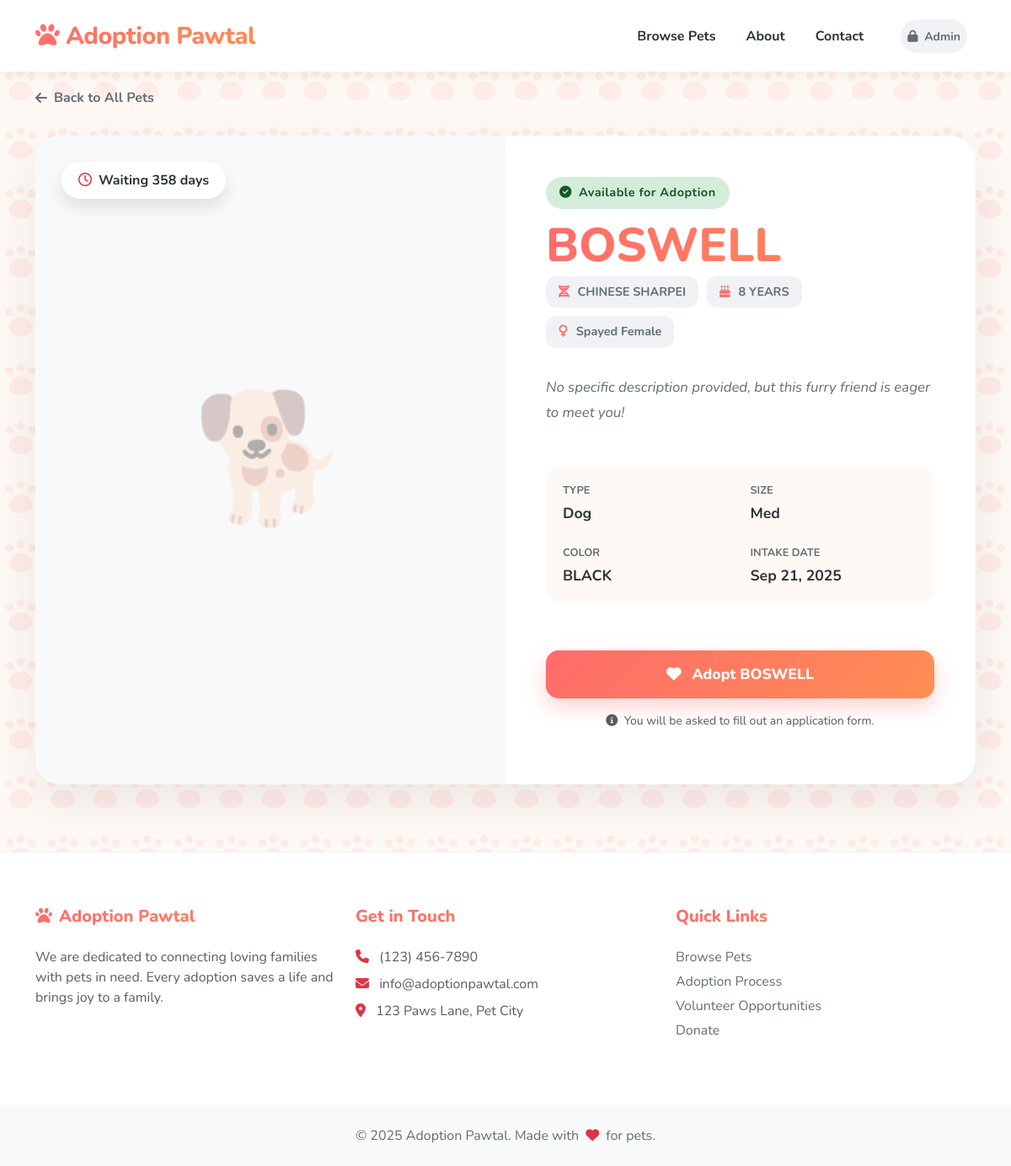
Screenshot of /pet-details.php?id=A427950 with the database file from the repository.
### tables this page shows
CREATE TABLE `pets` (
  `animal_id` varchar(20) NOT NULL,
  `intake_type` varchar(50) NOT NULL,
  `intake_date` date NOT NULL,
  `pet_name` varchar(100) NOT NULL,
  `animal_type` varchar(50) NOT NULL,
  `pet_age` varchar(50) NOT NULL,
  `pet_size` varchar(20) NOT NULL,
  `color` varchar(100) NOT NULL,
  `breed` varchar(100) NOT NULL,
  `sex` char(1) NOT NULL,
  `adoption_status` enum('Available','Pending','Reserved','Trial') DEFAULT 'Available',
  `photo_path` varchar(255) DEFAULT NULL,
  `description` text DEFAULT NULL,
  `created_at` timestamp NOT NULL DEFAULT current_timestamp()
);

### public/pet-details.php (the view, shortened to what this page needs)
<?php
require_once '../config/database.php';
$animal_id = $_GET['id'] ?? '';
$stmt = $pdo->prepare("SELECT * FROM pets WHERE animal_id = ?");
$stmt->execute([$animal_id]);
$pet = $stmt->fetch();
$is_available = $pet['adoption_status'] === 'Available';
function daysInShelter($intake_date) {
    $intake = new DateTime($intake_date);
    $now = new DateTime();
    $diff = $now->diff($intake);
    return $diff->days;
}
$days = daysInShelter($pet['intake_date']);
?>
<!DOCTYPE html>
<html lang="en">
<head>
    <link href="https://cdn.jsdelivr.net/npm/bootstrap@5.3.0/dist/css/bootstrap.min.css" rel="stylesheet">
    <link rel="stylesheet" href="https://cdnjs.cloudflare.com/ajax/libs/font-awesome/6.4.0/css/all.min.css">
</head>
<body>
    <nav class="navbar navbar-expand-lg fixed-top">
        <div class="container">
            <a class="navbar-brand" href="index.php">
                <i class="fas fa-paw me-2"></i>Adoption Pawtal
            </a>
            <div class="collapse navbar-collapse" id="navbarNav">
                <ul class="navbar-nav ms-auto align-items-center">
                    <li class="nav-item">
                        <a class="nav-link" href="index.php">Browse Pets</a>
                    </li>
                    <li class="nav-item">
                        <a class="nav-link" href="index.php#about">About</a>
                    </li>
                    <li class="nav-item">
                        <a class="nav-link" href="index.php#contact">Contact</a>
                    </li>
                    <li class="nav-item ms-lg-3">
                        <a class="nav-link btn-admin" href="../admin/login.php">
                            <small><i class="fas fa-lock me-1"></i> Admin</small>
                        </a>
                    </li>
                </ul>
            </div>
        </div>
    </nav>
    <div class="container">
        <div class="mt-4 mb-2">
            <a href="index.php" class="back-link">
                <i class="fas fa-arrow-left me-2"></i> Back to All Pets
            </a>
        </div>
        <div class="profile-card">
            <div class="row g-0">
                <div class="col-lg-6">
                    <div class="pet-image-container d-flex align-items-center justify-content-center">
                        <div class="floating-days-badge">
                            <i class="far fa-clock text-danger me-2"></i>Waiting <?= $days ?> days
                        </div>
                        <?php if ($pet['photo_path'] && file_exists('../' . $pet['photo_path'])): ?>
                            <img src="../<?= htmlspecialchars($pet['photo_path']) ?>" class="pet-main-img" alt="<?= htmlspecialchars($pet['pet_name']) ?>">
                        <?php else: ?>
                            <span style="font-size: 150px; opacity: 0.3;">
                                <?php
                                echo match($pet['animal_type']) {
                                    'DOG' => '🐕',
                                    'CAT' => '🐱',
                                    'BIRD' => '🦜',
                                    default => '🐾'
                                };
                                ?>
                            </span>
                        <?php endif; ?>
                    </div>
                </div>
                <div class="col-lg-6">
                    <div class="pet-info-container h-100 d-flex flex-column">
                        <div>
                            <?php if ($is_available): ?>
                                <span class="status-badge status-available">
                                    <i class="fas fa-check-circle me-2"></i>Available for Adoption
                                </span>
                            <?php else: ?>
                                <span class="status-badge status-unavailable">
                                    <i class="fas fa-exclamation-circle me-2"></i><?= htmlspecialchars($pet['adoption_status']) ?>
                                </span>
                            <?php endif; ?>
                            <h1 class="pet-title-name"><?= htmlspecialchars($pet['pet_name']) ?></h1>
                            <div class="pet-meta-badges">
                                <div class="meta-badge">
                                    <i class="fas fa-dna"></i> <?= htmlspecialchars($pet['breed']) ?>
                                </div>
                                <div class="meta-badge">
                                    <i class="fas fa-birthday-cake"></i> <?= htmlspecialchars($pet['pet_age']) ?>
                                </div>
                                <div class="meta-badge">
                                    <?php
                                    $sex_icon = match($pet['sex']) {
                                        'M', 'N' => 'fa-mars',
                                        'F', 'S' => 'fa-venus',
                                        default => 'fa-genderless'
                                    };
                                    ?>
                                    <i class="fas <?= $sex_icon ?>"></i>
                                    <?php
                                    $sex_display = match($pet['sex']) {
                                        'M' => 'Male',
                                        'F' => 'Female',
                                        'N' => 'Neutered Male',
                                        'S' => 'Spayed Female',
                                        'U' => 'Unknown',
                                        default => $pet['sex']
                                    };
                                    echo htmlspecialchars($sex_display);
                                    ?>
                                </div>
                            </div>
                        </div>
                        <div class="description-box">
                            <?php if ($pet['description']): ?>
                                <p><?= nl2br(htmlspecialchars($pet['description'])) ?></p>
                            <?php else: ?>
                                <p class="fst-italic">No specific description provided, but this furry friend is eager to meet you!</p>
                            <?php endif; ?>
                        </div>
                        <div class="info-grid mt-auto">
                            <div class="info-item">
                                <span class="info-label">Type</span>
                                <span class="info-value"><?= ucfirst(strtolower($pet['animal_type'])) ?></span>
                            </div>
                            <div class="info-item">
                                <span class="info-label">Size</span>
                                <span class="info-value"><?= ucfirst(strtolower($pet['pet_size'])) ?></span>
                            </div>
                            <div class="info-item">
                                <span class="info-label">Color</span>
                                <span class="info-value"><?= htmlspecialchars($pet['color']) ?></span>
                            </div>
                            <div class="info-item">
                                <span class="info-label">Intake Date</span>
                                <span class="info-value"><?= date('M j, Y', strtotime($pet['intake_date'])) ?></span>
                            </div>
                        </div>
                        <div class="mt-4">
                            <?php if ($is_available): ?>
                                <a href="apply.php?pet_id=<?= htmlspecialchars($pet['animal_id']) ?>" class="btn btn-gradient">
                                    <i class="fas fa-heart me-2"></i> Adopt <?= htmlspecialchars($pet['pet_name']) ?>
                                </a>
                                <p class="text-center text-muted mt-3 small">
                                    <i class="fas fa-info-circle me-1"></i> You will be asked to fill out an application form.
                                </p>
                            <?php else: ?>
                                <div class="alert alert-warning border-0 shadow-sm">
                                    <strong>Not Available:</strong> This pet is currently not available.
                                </div>
                            <?php endif; ?>
                        </div>
                    </div>
                </div>
            </div>
        </div>
    </div>
    <footer>
        <div class="container">
            <div class="row">
                <div class="col-md-4 mb-4">
                    <h5 class="footer-title"><i class="fas fa-paw me-2"></i>Adoption Pawtal</h5>
                    <p class="text-muted">We are dedicated to connecting loving families with pets in need. Every adoption saves a life and brings joy to a family.</p>
                </div>
                <div class="col-md-4 mb-4">
                    <h5 class="footer-title">Get in Touch</h5>
                    <ul class="list-unstyled text-muted">
                        <li class="mb-2"><i class="fas fa-phone me-2 text-danger"></i> (123) 456-7890</li>
                        <li class="mb-2"><i class="fas fa-envelope me-2 text-danger"></i> info@adoptionpawtal.com</li>
                        <li class="mb-2"><i class="fas fa-map-marker-alt me-2 text-danger"></i> 123 Paws Lane, Pet City</li>
                    </ul>
                </div>
                <div class="col-md-4 mb-4">
                    <h5 class="footer-title">Quick Links</h5>
                    <div class="footer-links">
                        <a href="index.php">Browse Pets</a>
                        <a href="#">Adoption Process</a>
                        <a href="#">Volunteer Opportunities</a>
                        <a href="#">Donate</a>
                    </div>
                </div>
            </div>
        </div>
        <div class="copyright text-center">
            <div class="container">
                <p class="mb-0">&copy; 2025 Adoption Pawtal. Made with <i class="fas fa-heart text-danger mx-1"></i> for pets.</p>
            </div>
        </div>
    </footer>
</body>
</html>

### public/pet-details.php (style rules this page uses)
:root { --brand-gradient: linear-gradient(135deg, #FF6B6B 0%, #FF8E53 100%); --secondary-gradient: linear-gradient(135deg, #4facfe 0%, #00f2fe 100%); --primary-color: #FF6B6B; --secondary-color: #FF8E53; --text-dark: #2d3436; --text-muted: #636e72; --bg-soft: #fff9f5; }
body { font-family: 'Nunito', sans-serif; background-color: var(--bg-soft); background-image: var(--paw-pattern); color: var(--text-dark); padding-top: 80px; }
.navbar { background: rgba(255, 255, 255, 0.95) !important; backdrop-filter: blur(10px); box-shadow: 0 4px 20px rgba(0,0,0,0.05); padding: 1rem 0; }
.navbar-brand { font-weight: 800; font-size: 1.8rem; background: var(--brand-gradient); -webkit-background-clip: text; -webkit-text-fill-color: transparent; letter-spacing: -0.5px; }
.nav-link { font-weight: 700; color: var(--text-dark) !important; margin: 0 10px; transition: color 0.3s; }
.btn-admin { background-color: #f1f2f6; border-radius: 50px; padding: 8px 20px; color: var(--text-muted) !important; }
.profile-card { background: white; border-radius: 30px; overflow: hidden; box-shadow: 0 20px 60px rgba(0,0,0,0.08); margin-top: 2rem; border: 1px solid rgba(0,0,0,0.02); }
.pet-image-container { height: 100%; min-height: 500px; background-color: #f8f9fa; position: relative; }
.pet-info-container { padding: 3rem; }
.status-badge { padding: 8px 16px; border-radius: 50px; font-weight: 700; font-size: 0.9rem; letter-spacing: 0.5px; display: inline-block; margin-bottom: 1rem; }
.status-available { background: #d4edda; color: #155724; }
.pet-title-name { font-size: 3.5rem; font-weight: 800; margin-bottom: 0.5rem; line-height: 1; background: var(--brand-gradient); -webkit-background-clip: text; -webkit-text-fill-color: transparent; }
.pet-meta-badges { display: flex; gap: 10px; margin-bottom: 2rem; flex-wrap: wrap; }
.meta-badge { background: #f1f2f6; padding: 8px 15px; border-radius: 12px; font-weight: 700; font-size: 0.9rem; color: var(--text-muted); }
.meta-badge i { color: var(--primary-color); margin-right: 6px; }
.info-grid { display: grid; grid-template-columns: repeat(2, 1fr); gap: 1.5rem; margin: 2rem 0; background: #fff9f5; padding: 20px; border-radius: 20px; }
.info-item { display: flex; flex-direction: column; }
.info-label { font-size: 0.8rem; text-transform: uppercase; color: var(--text-muted); font-weight: 700; margin-bottom: 4px; }
.info-value { font-weight: 700; color: var(--text-dark); font-size: 1.1rem; }
.description-box { color: var(--text-muted); line-height: 1.8; margin-bottom: 2rem; font-size: 1.05rem; }
.btn-gradient { background: var(--brand-gradient); border: none; color: white; border-radius: 15px; padding: 15px 30px; font-weight: 800; font-size: 1.1rem; box-shadow: 0 10px 25px rgba(255, 107, 107, 0.3); transition: all 0.3s ease; width: 100%; display: block; text-align: center; text-decoration: none; }
.back-link { color: var(--text-muted); text-decoration: none; font-weight: 700; display: inline-flex; align-items: center; transition: all 0.3s; }
.floating-days-badge { position: absolute; top: 30px; left: 30px; background: rgba(255,255,255,0.95); padding: 10px 20px; border-radius: 30px; font-weight: 700; box-shadow: 0 10px 20px rgba(0,0,0,0.1); z-index: 2; }
footer { background: white; color: var(--text-dark); padding-top: 4rem; margin-top: 5rem; border-top: 1px solid rgba(0,0,0,0.05); }
.footer-title { font-weight: 800; margin-bottom: 1.5rem; background: var(--brand-gradient); -webkit-background-clip: text; -webkit-text-fill-color: transparent; }
.footer-links a { color: var(--text-muted); text-decoration: none; margin-bottom: 5px; display: block; }
.copyright { background: #f8f9fa; padding: 1.5rem 0; margin-top: 3rem; color: var(--text-muted); }

### rows the page displays
pets: intake_date "358", animal_type "🐕", pet_name "BOSWELL", breed "CHINESE SHARPEI", pet_age "8 YEARS", sex "Spayed Female", animal_type "Dog", pet_size "Med", color "BLACK", intake_date "Sep 21, 2025"
